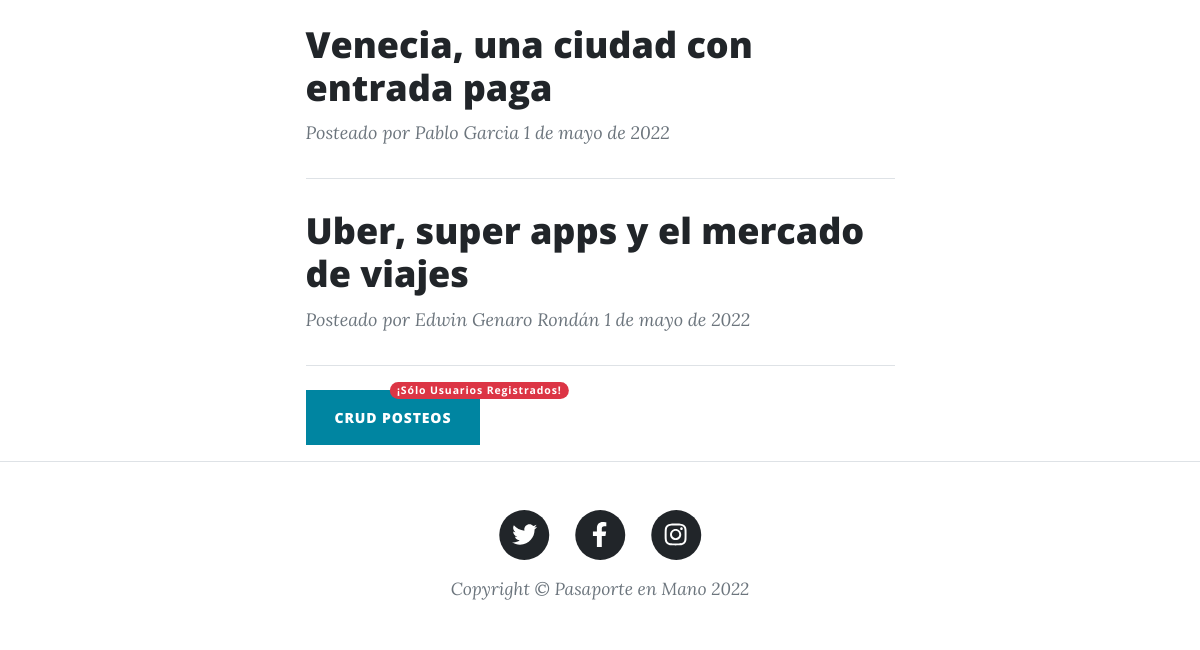
Page /AppBlog/ (lower part) on the earlier database version.
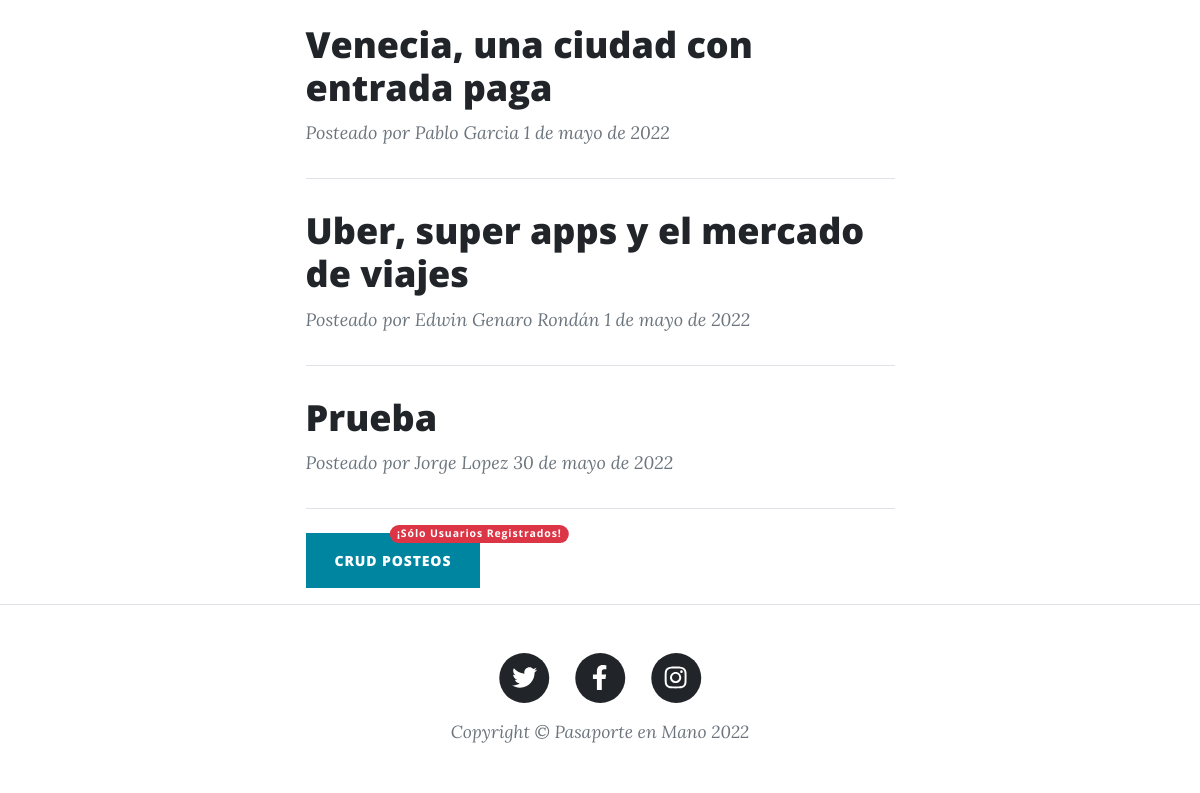
Same page on the later database version.
### AppBlog/models.py (models this page shows, shortened)
class Posteo(models.Model):
    autor = models.CharField(max_length = 40)
    email = models.EmailField()
    fecha = models.DateField(auto_now_add = True)
    titulo = models.CharField(max_length = 40, primary_key = True)
    cuerpo = models.TextField('')

### AppBlog/views.py (the view)
# urls.py: path('', views.inicio, name = 'Inicio'),
def inicio(request):
    id = 1
    listadoPosteos = Posteo.objects.all()
    diccionario = {'id': id, 'listadoPosteos': listadoPosteos}
    return render(request,'AppBlog/inicio.html', diccionario)

### AppBlog/templates/AppBlog/inicio.html (shortened to what this page needs)
{% extends 'AppBlog/padre.html' %}
{% load static %}
{% block contenido_principal %}
    <div class='container px-4 px-lg-5'>
        <div class='row gx-4 gx-lg-5 justify-content-center'>
            <div class='col-md-10 col-lg-8 col-xl-7'>
                    {% for posteo in listadoPosteos %}
                        <div class='post-preview'>
                            <a href='{% url "Posteo" posteo.titulo%}'>
                                <h2 class='post-title'>{{posteo.titulo}}</h2>
                            </a>
                            <p class='post-meta'>
                                Posteado por
                                <span>{{posteo.autor}}</span>
                                {{posteo.fecha}}
                            </p>
                        </div>
                        <hr class='my-4' />
                    {% endfor %}
                <button type='button' class='btn btn-primary position-relative mb-3'>
                    <a href='{% url "listaPosteos" %}' style='color: white;'>CRUD POSTEOS</a>
                    <span class='position-absolute top-0 start-100 translate-middle badge rounded-pill bg-danger'>
                        ¡Sólo Usuarios Registrados!
                    </span>
                </button>
            </div>
        </div>
    </div>
{% endblock %}

### AppBlog/templates/AppBlog/padre.html (shortened to what this page needs)
<!DOCTYPE html>
<html lang='en'>
    <head>
        {% load static %}
        <link href='{% static "AppBlog/css/styles.css" %}' rel='stylesheet' />
    </head>
    <body>
        {% block contenido_principal %}
        {% endblock %}
        <footer class='border-top'>
            <div class='container px-4 px-lg-5'>
                <div class='row gx-4 gx-lg-5 justify-content-center'>
                    <div class='col-md-10 col-lg-8 col-xl-7'>
                        <ul class='list-inline text-center'>
                            <li class='list-inline-item'>
                                <a href='#!'>
                                    <span class='fa-stack fa-lg'>
                                        <i class='fas fa-circle fa-stack-2x'></i>
                                        <i class='fab fa-twitter fa-stack-1x fa-inverse'></i>
                                    </span>
                                </a>
                            </li>
                            <li class='list-inline-item'>
                                <a href='#!'>
                                    <span class='fa-stack fa-lg'>
                                        <i class='fas fa-circle fa-stack-2x'></i>
                                        <i class='fab fa-facebook-f fa-stack-1x fa-inverse'></i>
                                    </span>
                                </a>
                            </li>
                            <li class='list-inline-item'>
                                <a href='#!'>
                                    <span class='fa-stack fa-lg'>
                                        <i class='fas fa-circle fa-stack-2x'></i>
                                        <i class='fab fa-instagram fa-stack-1x fa-inverse'></i>
                                    </span>
                                </a>
                            </li>
                        </ul>
                        <div class='small text-center text-muted fst-italic'>Copyright &copy; Pasaporte en Mano 2022</div>
                    </div>
                </div>
            </div>
        </footer>
    </body>
</html>

Differences in the rows shown:
added Posteo: titulo "Prueba", autor "Jorge Lopez", fecha "30 de mayo de 2022"
